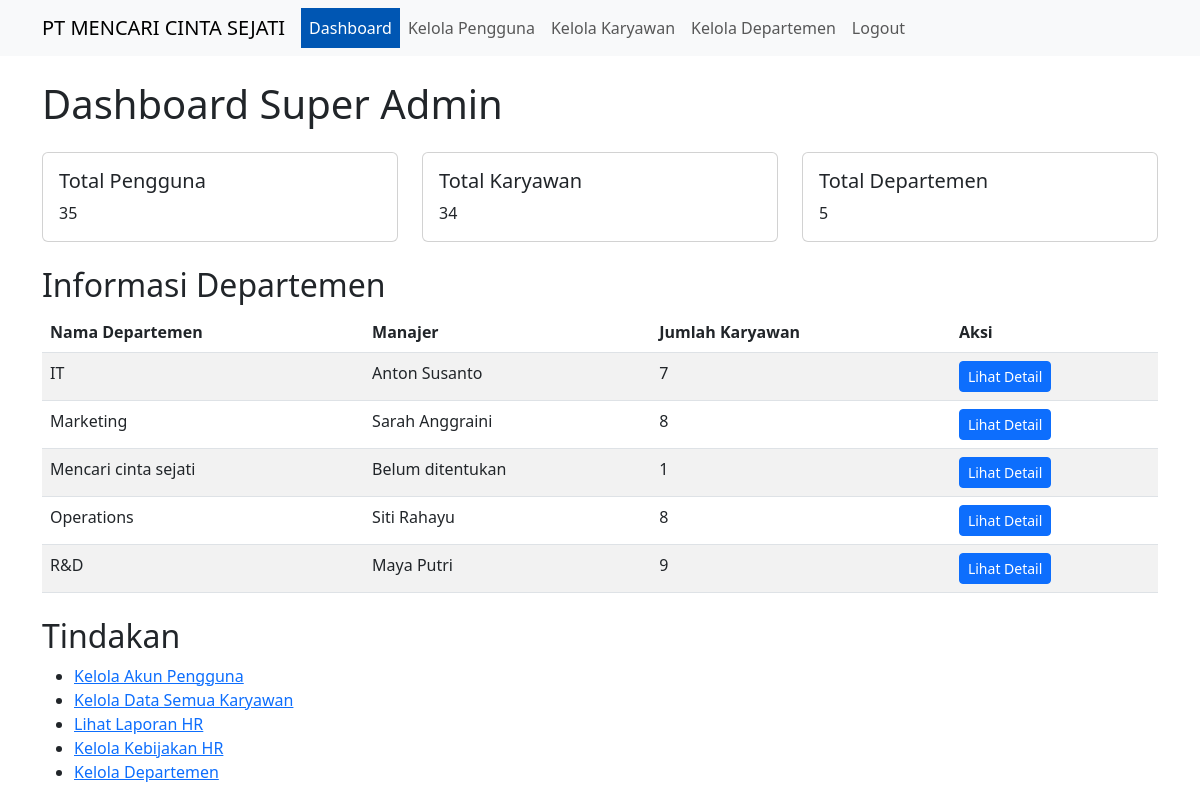
/super_admin_dashboard.php (signed in), run on the app's committed database.
### tables this page shows
CREATE TABLE `departments` (
  `department_id` int(11) NOT NULL,
  `department_name` varchar(100) NOT NULL,
  `director_id` int(11) DEFAULT NULL,
  `created_at` timestamp NOT NULL DEFAULT current_timestamp(),
  `updated_at` timestamp NOT NULL DEFAULT current_timestamp() ON UPDATE current_timestamp()
);

### super_admin_dashboard.php (the view, shortened to what this page needs)
<?php
require_once 'db_connection.php';
$sql = "SELECT COUNT(*) as total_users FROM users";
$result = $conn->query($sql);
$total_users = $result->fetch_assoc()['total_users'];
$sql = "SELECT COUNT(*) as total_employees FROM employees";
$result = $conn->query($sql);
$total_employees = $result->fetch_assoc()['total_employees'];
$sql = "SELECT COUNT(*) as total_departments FROM departments";
$result = $conn->query($sql);
$total_departments = $result->fetch_assoc()['total_departments'];
$sql = "SELECT d.department_id, d.department_name,
               CONCAT(m.first_name, ' ', m.last_name) as manager_name,
               COUNT(e.employee_id) as employee_count
        FROM departments d
        LEFT JOIN users u ON d.department_id = u.department_id AND u.role_id = 3
        LEFT JOIN employees m ON u.user_id = m.user_id
        LEFT JOIN users ue ON d.department_id = ue.department_id
        LEFT JOIN employees e ON ue.user_id = e.user_id
        GROUP BY d.department_id
        ORDER BY d.department_name";
$result = $conn->query($sql);
$content = '
<h1>Dashboard Super Admin</h1>
<div class="row mt-4">
  <div class="col-md-4">
      <div class="card">
          <div class="card-body">
              <h5 class="card-title">Total Pengguna</h5>
              <p class="card-text">' . $total_users . '</p>
          </div>
      </div>
  </div>
  <div class="col-md-4">
      <div class="card">
          <div class="card-body">
              <h5 class="card-title">Total Karyawan</h5>
              <p class="card-text">' . $total_employees . '</p>
          </div>
      </div>
  </div>
  <div class="col-md-4">
      <div class="card">
          <div class="card-body">
              <h5 class="card-title">Total Departemen</h5>
              <p class="card-text">' . $total_departments . '</p>
          </div>
      </div>
  </div>
</div>
<h2 class="mt-4">Informasi Departemen</h2>
<table class="table table-striped">
  <thead>
    <tr>
      <th>Nama Departemen</th>
      <th>Manajer</th>
      <th>Jumlah Karyawan</th>
      <th>Aksi</th>
    </tr>
  </thead>
  <tbody>
';
while ($row = $result->fetch_assoc()) {
  $content .= '
    <tr>
      <td>' . $row['department_name'] . '</td>
      <td>' . ($row['manager_name'] ? $row['manager_name'] : 'Belum ditentukan') . '</td>
      <td>' . $row['employee_count'] . '</td>
      <td>
        <a href="view_department.php?id=' . $row['department_id'] . '" class="btn btn-sm btn-primary">Lihat Detail</a>
      </td>
    </tr>
  ';
}
$content .= '
  </tbody>
</table>
<div class="mt-4">
  <h2>Tindakan</h2>
  <ul>
      <li><a href="manage_users.php">Kelola Akun Pengguna</a></li>
      <li><a href="manage_employees.php">Kelola Data Semua Karyawan</a></li>
      <li><a href="view_reports.php">Lihat Laporan HR</a></li>
      <li><a href="manage_policies.php">Kelola Kebijakan HR</a></li>
      <li><a href="manage_departments.php">Kelola Departemen</a></li>
  </ul>
</div>
';
include 'layout.php';
?>

### data on the page
departments: department_name "IT", manager_name "Anton Susanto", employee_count "7"
departments: department_name "Marketing", manager_name "Sarah Anggraini", employee_count "8"
departments: department_name "Mencari cinta sejati", shows "Belum ditentukan", employee_count "1"
departments: department_name "Operations", manager_name "Siti Rahayu", employee_count "8"
departments: department_name "R&D", manager_name "Maya Putri", employee_count "9"

### other printed values
$total_users "35"
$total_employees "34"
$total_departments "5"
